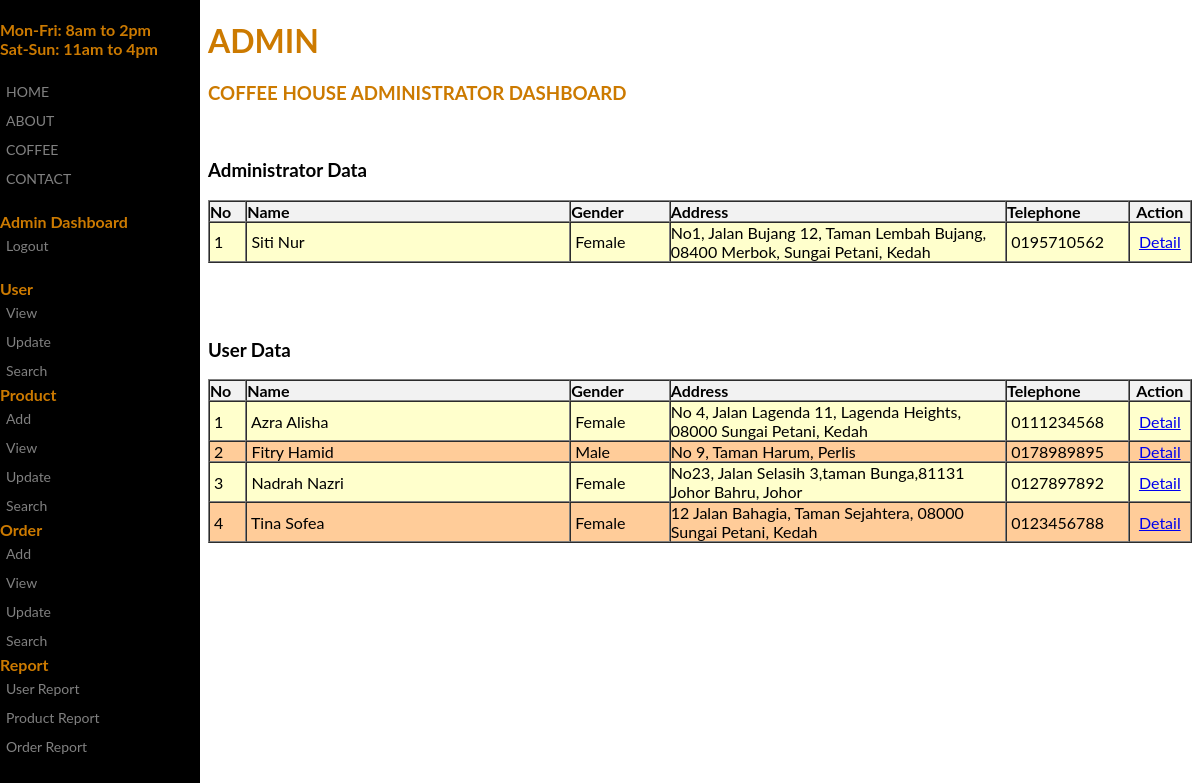
Page /admin/view_user.php (signed in) on the committed database.
### tables this page shows
CREATE TABLE `user` (
  `user_id` int(4) NOT NULL,
  `username` varchar(20) NOT NULL,
  `password` varchar(10) NOT NULL,
  `name` varchar(50) NOT NULL,
  `gender` int(2) NOT NULL,
  `address` varchar(100) NOT NULL,
  `telephone` varchar(10) NOT NULL,
  `email` varchar(50) NOT NULL,
  `picture` varchar(100) NOT NULL,
  `level_id` int(10) NOT NULL
);

### admin/view_user.php (the view, shortened to what this page needs)
<?php
include('../include/dbconn.php');
?>
<!DOCTYPE html>
<html>
<head>
</head>
<body>
<div class="sidenav">
<b>
 Mon-Fri: 8am to 2pm <br>
 Sat-Sun: 11am to 4pm
</b><br><br>
  <a href="../index.html">HOME</a>
  <a href="#">ABOUT</a>
  <a href="#">COFFEE</a>
  <a href="#">CONTACT</a>
  <br>
  <b> Admin Dashboard</b>
  <a href="../login/logout.php">Logout</a>
  <br>
  <b>User</b>
  <a href="view_user.php">View</a>
  <a href="update_view_user.php">Update</a>
  <a href="search_user.php">Search</a>
  <b>Product</b>
  <a href="add_product.php">Add</a>
  <a href="view_product.php">View</a>
  <a href="update_view_product.php">Update</a>
  <a href="search_product.php">Search</a>
  <b>Order</b>
  <a href="add_order.php">Add</a>
  <a href="view_order.php">View</a>
  <a href="update_view_order.php">Update</a>
  <a href="search_order.php">Search</a>
  <b>Report</b>
  <a href="#">User Report</a>
  <a href="#">Product Report</a>
  <a href="#">Order Report</a>
</div>
<div class="main">
  <div class="greatinguser">
	<h1><?php echo $_SESSION['username']; ?></h1>
	<h3>Coffee House Administrator Dashboard</h3>
  </div>
</div>
<div class="container">
  <br>
  <h3>Administrator Data</h3>
	<?php
		$query = "SELECT * FROM user  WHERE level_id = 1 ORDER BY name";
		$result = mysqli_query($dbconn, $query) or die ("Error: " . mysqli_error($dbconn));
		$numrow = mysqli_num_rows($result);
	?>
   <tr align="left" bgcolor="#f2f2f2">
    <td>
    <table width="100%" border="1" align="center" cellpadding="0" cellspacing="0">
      <tr align="left" bgcolor="#f2f2f2">
        <th width="3%">No</td>
        <th width="26%">Name</td>
        <th width="8%">Gender</td>
        <th width="27%">Address</td>
        <th width="9%">Telephone</td>
        <th align="center">Action</td>
      </tr>
      <?php
	  $color="1";
	  for ($a=0; $a<$numrow; $a++) {
		$row = mysqli_fetch_array($result);
		if($color==1){
			echo "<tr bgcolor='#FFFFCC'>"
	  ?>
        <td>&nbsp;<?php echo $a+1; ?></td>
        <td>&nbsp;<?php echo ucwords (strtolower($row['name'])); ?></td>
        <td>&nbsp;<?php if ($row['gender']==1){ echo 'Male'; }else{ echo 'Female'; } ?></td>
        <td><?php echo ucwords (strtolower($row['address'])); ?></td>
        <td>&nbsp;<?php echo $row['telephone']; ?></td>
        <td width="5%" align="center"><a class="one" href="detail_admin.php?user=<?php echo $row['user_id'];?>">Detail</a></td>
       </tr>
      <?php
       $color="2";}
	  }
	  ?>
<br>
  <br>
  <br>
  <h3>User Data</h3>
	<?php
		$query = "SELECT * FROM user  WHERE level_id != 1 ORDER BY name";
		$result = mysqli_query($dbconn, $query) or die ("Error: " . mysqli_error($dbconn));
		$numrow = mysqli_num_rows($result);
	?>
   <tr align="left" bgcolor="#f2f2f2">
    <td>
    <table width="100%" border="1" align="center" cellpadding="0" cellspacing="0">
      <tr align="left" bgcolor="#f2f2f2">
        <th width="3%">No</td>
        <th width="26%">Name</td>
        <th width="8%">Gender</td>
        <th width="27%">Address</td>
        <th width="9%">Telephone</td>
        <th align="center">Action</td>
      </tr>
      <?php
	  $color="1";
	  for ($a=0; $a<$numrow; $a++) {
		$row = mysqli_fetch_array($result);
		if($color==1){
			echo "<tr bgcolor='#FFFFCC'>"
	  ?>
        <td>&nbsp;<?php echo $a+1; ?></td>
        <td>&nbsp;<?php echo ucwords (strtolower($row['name'])); ?></td>
        <td>&nbsp;<?php if ($row['gender']==1){ echo 'Male'; }else{ echo 'Female'; } ?></td>
        <td><?php echo ucwords (strtolower($row['address'])); ?></td>
        <td>&nbsp;<?php echo $row['telephone']; ?></td>
        <td width="5%" align="center"><a class="one" href="detail_user.php?user_id=<?php echo $row['user_id'];?>">Detail</a></td>
      </tr>
      <?php
       $color="2";}
	   else{
	   echo "<tr bgcolor='#FFCC99'>"
	  ?>
        <td>&nbsp;<?php echo $a+1; ?></td>
        <td>&nbsp;<?php echo ucwords (strtolower($row['name'])); ?></td>
        <td>&nbsp;<?php if ($row['gender']==1){ echo 'Male'; }else{ echo 'Female'; } ?></td>
        <td><?php echo ucwords (strtolower($row['address'])); ?></td>
        <td>&nbsp;<?php echo $row['telephone']; ?></td>
        <td width="5%" align="center"><a class="one" href="detail_user.php?user_id=<?php echo $row['user_id'];?>">Detail</a></td>
      </tr>
	   <?php
	    $color="1";
	   }
	  }
	  ?>
</div>
</body>
</html>

### admin/view_user.php (style rules this page uses)
body { font-family: "Lato", sans-serif; color: #cc7a00; background-image:url(''); background-repeat: no-repeat; background-attachment: fixed; background-size: cover; background-color: #ffffff; }
div { max-width: 1100px; height: 100px; }
.sidenav { height: 100%; width: 200px; position: fixed; z-index: 1; top: 0; left: 0; background-color: #000000; overflow-x: hidden; padding-top: 20px; }
.sidenav a { padding: 6px 6px 6px 6px; text-decoration: none; font-size: 14px; color: #818181; display: block; }
.greatinguser { text-transform: uppercase; }
.main { margin-left: 200px; }
.container { font-family: "Lato", sans-serif; color: #000000; margin-left: 200px; }

### rows in the picture
user: name "Siti Nur", gender "Female", address "No1, Jalan Bujang 12, Taman Lembah Bujang, 08400 Merbok, Sungai Petani, Kedah", telephone "0195710562"
user: name "Azra Alisha", gender "Female", address "No 4, Jalan Lagenda 11, Lagenda Heights, 08000 Sungai Petani, Kedah", telephone "0111234568"
user: name "Fitry Hamid", gender "Male", address "No 9, Taman Harum, Perlis", telephone "0178989895"
user: name "Nadrah Nazri", gender "Female", address "No23, Jalan Selasih 3,taman Bunga,81131 Johor Bahru, Johor", telephone "0127897892"
user: name "Tina Sofea", gender "Female", address "12 Jalan Bahagia, Taman Sejahtera, 08000 Sungai Petani, Kedah", telephone "0123456788"

### other values in the picture
$_SESSION['username'] "ADMIN"
